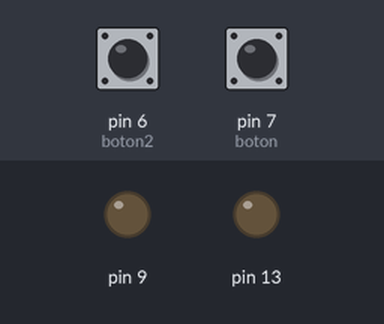
Recording of a sketch running on a simulated Arduino Uno, built with avr-gcc and run on an emulated ATmega328P. Parts: output pins drawn as LEDs (lit = HIGH). The inputs (shaded band) are chosen by the test bench; at power-on: pin 6 (boton2) LOW, pin 7 (boton) LOW.

Above: at 1.2 s.
1.3 s: pin 6 (boton2) pulled HIGH for 0.15 s
At 1.4 s:
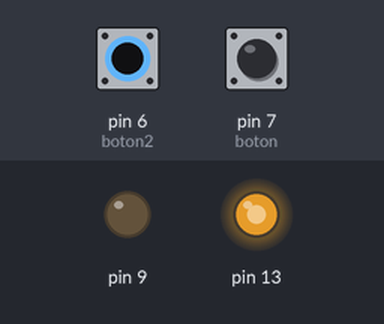
3.0 s: pin 7 (boton) pulled HIGH for 0.15 s
At 3.5 s:
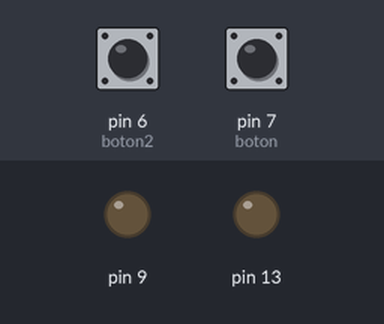
4.7 s: pin 7 (boton) pulled HIGH for 3.2 s
At 5.7 s:
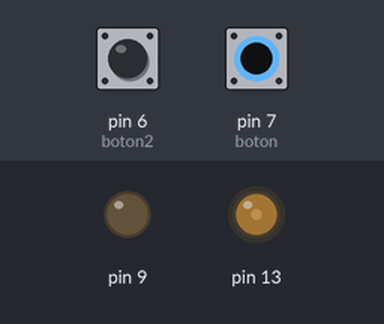
9.4 s: pin 6 (boton2) pulled HIGH for 1 s
At 11.6 s:
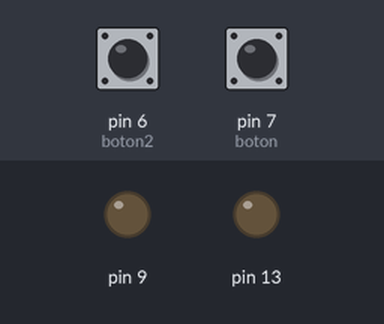
11.9 s: pin 6 (boton2) pulled HIGH for 3.2 s
At 12.8 s:
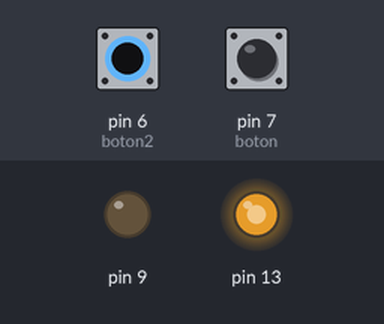
Timing chart, 0 to 16.6 s (numbered marks = the images above; inputs shaded):
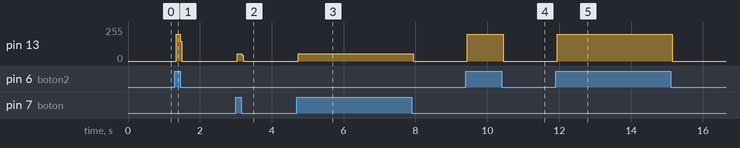

The sketch:

double_buton_leds.ino
```cpp
int boton = 7;
int boton2 = 6;
int valor2 = 0;
int valor = 0;
void setup() {
  // initialize digital pin 13 as an output.
  pinMode(13, OUTPUT);
    pinMode(9, OUTPUT);
    pinMode(boton,INPUT);
     pinMode(boton2,INPUT);
}

// the loop function runs over and over again forever
void loop() {
  valor = digitalRead(boton);
  valor2 = digitalRead(boton2);
   if(valor==1){
  digitalWrite(13,HIGH);
  }
  else{
    digitalWrite(13,LOW);
  }
  if(valor2 == 1){
  digitalWrite(13,HIGH);
  }
  else{
  digitalWrite(13,LOW);

  }

              // wait for a second
}
```

Measured:
- after the input at 1.3 s, pin 13: 0/255 → 199/255 at once, → 0/255 0.12 s later
- after the input at 3.0 s, pin 13: 0/255 → 56/255 at once, → 0/255 0.12 s later
- after the input at 4.7 s, pin 13: 0/255 → 56/255 at once, → 0/255 3.2 s later
- after the input at 9.4 s, pin 13: 0/255 → 199/255 at once, → 0/255 1.0 s later
- after the input at 11.9 s, pin 13: 0/255 → 199/255 at once, → 0/255 3.2 s later
